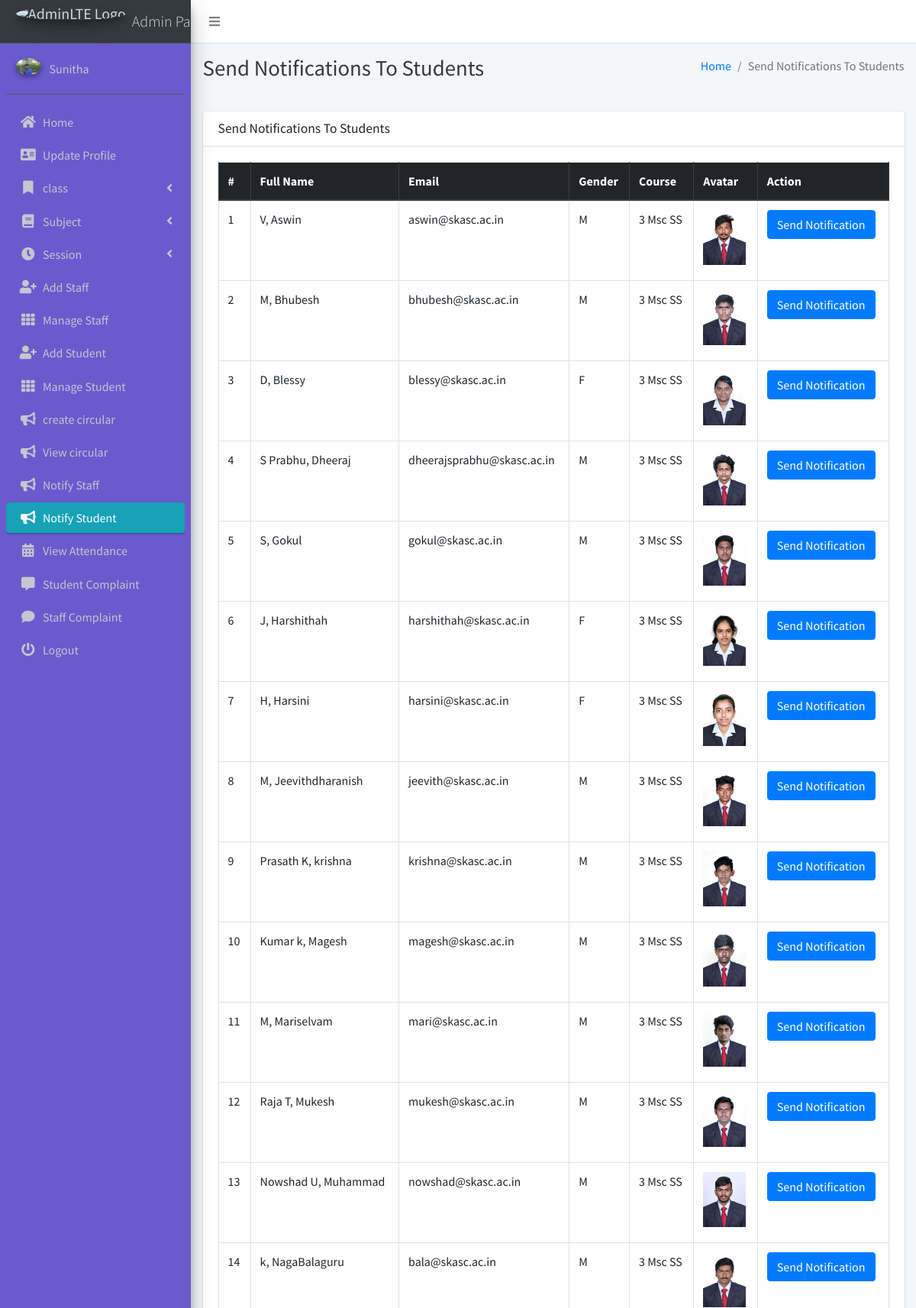
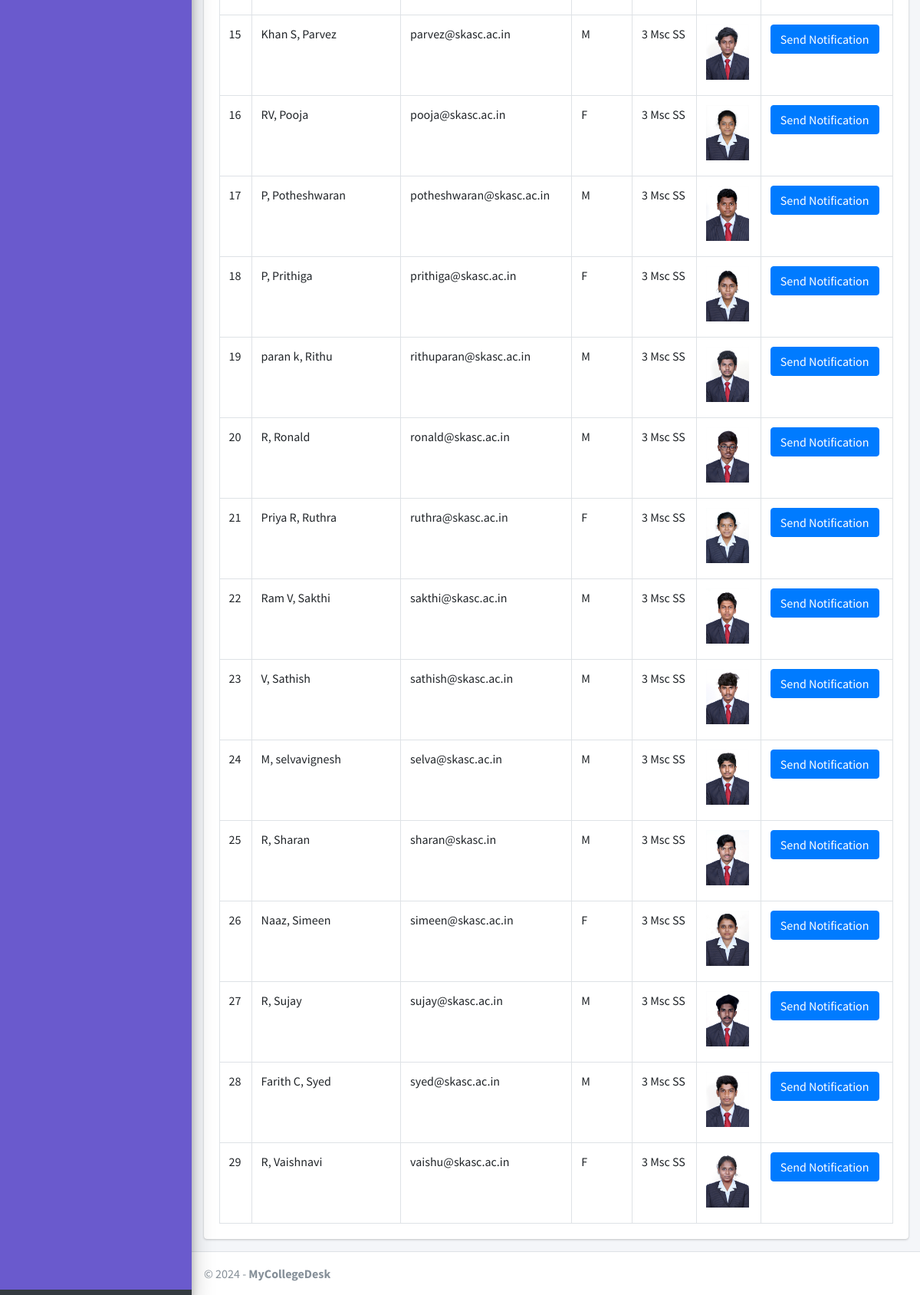
Screenshot of /admin_notify_student (signed in) with the database file from the repository (2 pictures, top to bottom).
### main_app/models.py (models this page shows, shortened)
class CustomUser(AbstractUser):
    USER_TYPE = ((1, "HOD"), (2, "Staff"), (3, "Student"))
    GENDER = [("M", "Male"), ("F", "Female")]
    username = None  # Removed username, using email instead
    email = models.EmailField(unique=True)
    user_type = models.CharField(default=1, choices=USER_TYPE, max_length=1)
    gender = models.CharField(max_length=1, choices=GENDER)
    profile_pic = models.ImageField()
    address = models.TextField()
    fcm_token = models.TextField(default="")  # For firebase notifications
    created_at = models.DateTimeField(auto_now_add=True)
    updated_at = models.DateTimeField(auto_now=True)
    USERNAME_FIELD = "email"
    REQUIRED_FIELDS = []
    objects = CustomUserManager()

class Student(models.Model):
    admin = models.OneToOneField(CustomUser, on_delete=models.CASCADE)
    course = models.ForeignKey(Course, on_delete=models.DO_NOTHING, null=True, blank=False)
    session = models.ForeignKey(Session, on_delete=models.DO_NOTHING, null=True)

class Course(models.Model):
    name = models.CharField(max_length=120)
    created_at = models.DateTimeField(auto_now_add=True)
    updated_at = models.DateTimeField(auto_now=True)

### main_app/hod_views.py (the view)
# urls.py: path("admin_notify_student", hod_views.admin_notify_student,
def admin_notify_student(request):
    student = CustomUser.objects.filter(user_type=3)
    context = {
        'page_title': "Send Notifications To Students",
        'students': student
    }
    return render(request, "hod_template/student_notification.html", context)

### main_app/templates/hod_template/student_notification.html (shortened to what this page needs)
{% extends 'main_app/base.html' %}
{% load static %}
{% block page_title %}{{page_title}}{% endblock page_title %}
{% block content %}
<section class="content">
    <div class="container-fluid">
        <div class="row">
            <div class="col-md-12">
                <div class="card">
                    <div class="card-header">
                        <h3 class="card-title">{{page_title}}</h3>
                    </div>
                    <div class="card-body">
                        <table id="example2" class="table table-bordered table-hover">
                            <thead class="thead-dark">
                                <tr>
                                    <th>#</th>
                                    <th>Full Name</th>
                                    <th>Email</th>
                                    <th>Gender</th>
                                    <th>Course</th>
                                    <th>Avatar</th>
                                    <th>Action</th>
                                </tr>
                            </thead>
                            <tbody>
                                {% for student in students %}
                                <tr>
                                    <td>{{ forloop.counter }}</td>
                                    <td>{{student.last_name}}, {{student.first_name}}</td>
                                    <td>{{student.email}}</td>
                                    <td>{{student.gender}}</td>
                                    <td>{{student.student.course.name}}</td>
                                    <td>
                                        {% if student.profile_pic == ""  %}
                                        No Image
                                        {% else %}
                                        <img class="img img-fluid mb-2" height="56" width="56"
                                            src="{{student.profile_pic}}" alt="">
                                        {% endif %}
                                    </td>
                                    <td><button data-toggle = "modal" data-target = "#myModal"class="btn btn-primary show_notification" value="{{student.id}}">Send Notification</button>
                                    </td>
                                </tr>
                                {% endfor %}
                            </tbody>
                        </table>
                    </div>
                </div>
            </div>
        </div>
    </div>
</section>
{% endblock content %}

### main_app/templates/main_app/base.html (shortened to what this page needs)
{% load static %}
<!DOCTYPE html>
<html>
<head>
    <link rel="stylesheet" href="{% static 'plugins/fontawesome-free/css/all.min.css'%} ">
    <link rel="stylesheet" href="https://code.ionicframework.com/ionicons/2.0.1/css/ionicons.min.css">
    <link rel="stylesheet"
        href="{% static 'plugins/tempusdominus-bootstrap-4/css/tempusdominus-bootstrap-4.min.css'%} ">
    <link rel="stylesheet" href="{% static 'plugins/icheck-bootstrap/icheck-bootstrap.min.css'%} ">
    <link rel="stylesheet" href="{% static 'dist/css/adminlte.min.css'%} ">
    <link rel="stylesheet" href="{% static 'plugins/overlayScrollbars/css/OverlayScrollbars.min.css'%} ">
    <link rel="stylesheet" href="{% static 'plugins/daterangepicker/daterangepicker.css'%} ">
</head>
<body class="hold-transition sidebar-mini layout-fixed">
    <div class="wrapper">
        <nav class="main-header navbar navbar-expand navbar-white navbar-light">
            <ul class="navbar-nav">
                <li class="nav-item">
                    <a class="nav-link" data-widget="pushmenu" href="#"><i class="fas fa-bars"></i></a>
                </li>
            </ul>
        </nav>
        {% include "main_app/sidebar_template.html" with user=user %}
        <div class="content-wrapper">
            <div class="content-header">
                <div class="container-fluid">
                    <div class="row mb-2">
                        <div class="col-sm-6">
                            <h1 class="m-0 text-dark">{% block page_title %}{% endblock page_title %}</h1>
                        </div>
                        <div class="col-sm-6">
                            <ol class="breadcrumb float-sm-right">
                                <li class="breadcrumb-item"><a href="#">Home</a></li>
                                <li class="breadcrumb-item active">{{ page_title }}</li>
                            </ol>
                        </div>
                    </div>
                </div>
            </div>
<section class="content">
    <div class="container-fluid">
        <div class="row">
            <div class="col-md-12">
            </div></div></div></section>
            {% block content %}
            {% endblock content %}
        </div>
        {% include "main_app/footer.html" %}
    </div>
</body>
</html>

### main_app/templates/main_app/sidebar_template.html (shortened to what this page needs)
{% load static %}
<div class="image-container">
<aside class="main-sidebar sidebar-dark-info elevation-4">
    {% if request.user.user_type == '1' %}
    <a href="{% url 'admin_home' %}" class="brand-link">
        <img src="{% static 'dist/img/cmsl.png' %} " alt="AdminLTE Logo"
            class="brand-image img-circle elevation-3" >
        <span class="brand-text font-weight-light">Admin Panel</span>
    </a>
    <div class="sidebar">
        <div class="user-panel mt-3 pb-3 mb-3 d-flex">
            <div class="image">
                <img src="{{ request.user.profile_pic}}" class="img-circle elevation-2" alt="User Image">
            </div>
            <div class="info">
                <a href="#" class="d-block">{{user.first_name}}</a>
            </div>
        </div>
        <nav class="mt-2">
            <ul class="nav nav-pills nav-sidebar flex-column" data-widget="treeview" role="menu" data-accordion="false">
                <li class="nav-item">
                    {% url 'admin_home' as admin_home %}
                    <a href="{{admin_home}}" class="nav-link {% if admin_home == request.path %} active {% endif %}">
                        <i class="nav-icon fas fa-home"></i>
                        <p>
                            Home
                        </p>
                    </a>
                </li>
                <li class="nav-item">
                    {% url 'admin_view_profile' as admin_view_profile %}
                    <a href="{{admin_view_profile}}"
                        class="nav-link {% if admin_view_profile == request.path %} active {% endif %}">
                        <i class="nav-icon fas fa-address-card"></i>
                        <p>
                            Update Profile
                        </p>
                    </a>
                </li>
                <li class="nav-item has-treeview">
                    <a href="#" class="nav-link">
                        <i class="nav-icon fas fa-bookmark"></i>
                        <p>
                            class
                            <i class="fas fa-angle-left right"></i>
                        </p>
                    </a>
                </li>
                <li class="nav-item has-treeview">
                    <a href="#" class="nav-link">
                        <i class="nav-icon fas fa-book"></i>
                        <p>
                            Subject
                            <i class="fas fa-angle-left right"></i>
                        </p>
                    </a>
                </li>
                <li class="nav-item has-treeview">
                    <a href="#" class="nav-link">
                        <i class="nav-icon fas fa-clock"></i>
                        <p>
                            Session
                            <i class="fas fa-angle-left right"></i>
                        </p>
                    </a>
                </li>
                <li class="nav-item">
                    {% url 'add_staff' as add_staff %}
                    <a href="{{add_staff}}" class="nav-link {% if add_staff == request.path %} active {% endif %}">
                        <i class="nav-icon fas fa-user-plus"></i>
                        <p>
                            Add Staff
                        </p>
                    </a>
                </li>
                <li class="nav-item">
                    {% url 'manage_staff' as manage_staff %}
                    {% url 'edit_staff' staff_id as edit_staff %}
                    <a href="{{manage_staff}}"
                        class="nav-link {% if manage_staff == request.path or request.path == edit_staff %} active {% endif %}">
                        <i class="nav-icon fas fa-th"></i>
                        <p>
                            Manage Staff
                        </p>
                    </a>
                </li>
                <li class="nav-item">
                    {% url 'add_student' as add_student%}
                    <a href="{{add_student}}" class="nav-link  {% if add_student == request.path %} active {% endif %}">
                        <i class="nav-icon fas fa-user-plus"></i>
                        <p>
                            Add Student
                        </p>
                    </a>
                </li>
                <li class="nav-item">
                    {% url 'manage_student' as manage_student %}
                    {% url 'edit_student' student_id as edit_student %}
                    <a href="{{manage_student}}"
                        class="nav-link  {% if edit_student == request.path or manage_student == request.path %} active {% endif %}">
                        <i class="nav-icon fas fa-th"></i>
                        <p>
                            Manage Student
                        </p>
                    </a>
                </li>
                <li class="nav-item">
                    {% url 'Send_circular' as Send_circular %}
                    <a href="{{Send_circular}}"
                        class="nav-link {% if Send_circular == request.path %} active {% endif %}">
                        <i class="nav-icon fas fa-bullhorn"></i>
                        <p>
                           create circular
                        </p>
                    </a>
                </li>
                <li class="nav-item">
                    {% url 'view_circular' as view_circular %}
                    <a href="{{view_circular}}"
                        class="nav-link {% if view_circular == request.path %} active {% endif %}">
                        <i class="nav-icon fas fa-bullhorn"></i>
                        <p>
                           View circular
                        </p>
                    </a>
                </li>
                <li class="nav-item">
                    {% url 'admin_notify_staff' as admin_notify_staff %}
                    <a href="{{admin_notify_staff}}"
                        class="nav-link {% if admin_notify_staff == request.path %} active {% endif %}">
                        <i class="nav-icon fas fa-bullhorn"></i>
                        <p>
                            Notify Staff
                        </p>
                    </a>
                </li>
                <li class="nav-item">
                    {% url 'admin_notify_student' as admin_notify_student %}
                    <a href="{{admin_notify_student}}"
                        class="nav-link {% if admin_notify_student == request.path %} active {% endif %}">
                        <i class="nav-icon fas fa-bullhorn"></i>
                        <p>
                            Notify Student
                        </p>
                    </a>
                </li>
                <li class="nav-item">
                    {% url 'admin_view_attendance' as admin_view_attendance %}
                <li class="nav-item">
                    <a href="{{admin_view_attendance}}"
                        class="nav-link  {% if admin_view_attendance == request.path %} active {% endif %}">
                        <i class="nav-icon fas fa-calendar-alt"></i>
                        <p>
                            View Attendance
                        </p>
                    </a>
                </li>
                <li class="nav-item">
                    {% url 'student_feedback_message' as student_feedback_message %}
                    <a href="{{ student_feedback_message }}"
                        class="nav-link  {% if student_feedback_message == request.path %} active {% endif %}">
                        <i class="nav-icon fas fa-comment-alt"></i>
                        <p>
                            Student Complaint
                        </p>
                    </a>
                </li>
                <li class="nav-item">
                    {% url 'staff_feedback_message' as staff_feedback_message %}
                    <a href="{{staff_feedback_message}}"
                        class="nav-link   {% if staff_feedback_message == request.path %} active {% endif %}">
                        <i class="nav-icon fas fa-comment"></i>
                        <p>
                            Staff Complaint
                        </p>
                    </a>
                </li>
                                        {% endif %}
                                        <li class="nav-item">
                                            <a href="{% url 'user_logout' %}"
                                                onclick="return confirm('Your session would be terminated.\n\nProceed?')"
                                                class="nav-link">
                                                <i class="nav-icon fas fa-power-off"></i>
                                                <p>
                                                    Logout
                                                </p>
                                            </a>
                                        </li>
                                    </ul>
                                </nav>
                            </div>
</aside>
</div>

### main_app/templates/main_app/footer.html (shortened to what this page needs)
<footer class="main-footer">
    &copy; {% now "Y" %} - <strong>MyCollegeDesk</strong>
</footer>

### main_app/templates/main_app/sidebar_template.html (style rules this page uses)
.sidebar { background-color: slateblue; }

### rows the page displays
CustomUser: user.profile_pic (picture), first_name "Sunitha"
CustomUser: last_name "V", first_name "Aswin", email "aswin@skasc.ac.in", gender "M", student.course.name "3 Msc SS", profile_pic (picture)
CustomUser: last_name "M", first_name "Bhubesh", email "bhubesh@skasc.ac.in", gender "M", student.course.name "3 Msc SS", profile_pic (picture)
CustomUser: last_name "D", first_name "Blessy", email "blessy@skasc.ac.in", gender "F", student.course.name "3 Msc SS", profile_pic (picture)
CustomUser: last_name "S Prabhu", first_name "Dheeraj", email "dheerajsprabhu@skasc.ac.in", gender "M", student.course.name "3 Msc SS", profile_pic (picture)
CustomUser: last_name "S", first_name "Gokul", email "gokul@skasc.ac.in", gender "M", student.course.name "3 Msc SS", profile_pic (picture)
CustomUser: last_name "J", first_name "Harshithah", email "harshithah@skasc.ac.in", gender "F", student.course.name "3 Msc SS", profile_pic (picture)
CustomUser: last_name "H", first_name "Harsini", email "harsini@skasc.ac.in", gender "F", student.course.name "3 Msc SS", profile_pic (picture)
CustomUser: last_name "M", first_name "Jeevithdharanish", email "jeevith@skasc.ac.in", gender "M", student.course.name "3 Msc SS", profile_pic (picture)
CustomUser: last_name "Prasath K", first_name "krishna", email "krishna@skasc.ac.in", gender "M", student.course.name "3 Msc SS", profile_pic (picture)
CustomUser: last_name "Kumar k", first_name "Magesh", email "magesh@skasc.ac.in", gender "M", student.course.name "3 Msc SS", profile_pic (picture)
CustomUser: last_name "M", first_name "Mariselvam", email "mari@skasc.ac.in", gender "M", student.course.name "3 Msc SS", profile_pic (picture)
CustomUser: last_name "Raja T", first_name "Mukesh", email "mukesh@skasc.ac.in", gender "M", student.course.name "3 Msc SS", profile_pic (picture)
CustomUser: last_name "Nowshad U", first_name "Muhammad", email "nowshad@skasc.ac.in", gender "M", student.course.name "3 Msc SS", profile_pic (picture)
CustomUser: last_name "k", first_name "NagaBalaguru", email "bala@skasc.ac.in", gender "M", student.course.name "3 Msc SS", profile_pic (picture)
CustomUser: last_name "Khan S", first_name "Parvez", email "parvez@skasc.ac.in", gender "M", student.course.name "3 Msc SS", profile_pic (picture)
CustomUser: last_name "RV", first_name "Pooja", email "pooja@skasc.ac.in", gender "F", student.course.name "3 Msc SS", profile_pic (picture)
CustomUser: last_name "P", first_name "Potheshwaran", email "potheshwaran@skasc.ac.in", gender "M", student.course.name "3 Msc SS", profile_pic (picture)
CustomUser: last_name "P", first_name "Prithiga", email "prithiga@skasc.ac.in", gender "F", student.course.name "3 Msc SS", profile_pic (picture)
CustomUser: last_name "paran k", first_name "Rithu", email "rithuparan@skasc.ac.in", gender "M", student.course.name "3 Msc SS", profile_pic (picture)
CustomUser: last_name "R", first_name "Ronald", email "ronald@skasc.ac.in", gender "M", student.course.name "3 Msc SS", profile_pic (picture)
CustomUser: last_name "Priya R", first_name "Ruthra", email "ruthra@skasc.ac.in", gender "F", student.course.name "3 Msc SS", profile_pic (picture)
CustomUser: last_name "Ram V", first_name "Sakthi", email "sakthi@skasc.ac.in", gender "M", student.course.name "3 Msc SS", profile_pic (picture)
CustomUser: last_name "V", first_name "Sathish", email "sathish@skasc.ac.in", gender "M", student.course.name "3 Msc SS", profile_pic (picture)
CustomUser: last_name "M", first_name "selvavignesh", email "selva@skasc.ac.in", gender "M", student.course.name "3 Msc SS", profile_pic (picture)
CustomUser: last_name "R", first_name "Sharan", email "sharan@skasc.in", gender "M", student.course.name "3 Msc SS", profile_pic (picture)
CustomUser: last_name "Naaz", first_name "Simeen", email "simeen@skasc.ac.in", gender "F", student.course.name "3 Msc SS", profile_pic (picture)
CustomUser: last_name "R", first_name "Sujay", email "sujay@skasc.ac.in", gender "M", student.course.name "3 Msc SS", profile_pic (picture)
CustomUser: last_name "Farith C", first_name "Syed", email "syed@skasc.ac.in", gender "M", student.course.name "3 Msc SS", profile_pic (picture)
CustomUser: last_name "R", first_name "Vaishnavi", email "vaishu@skasc.ac.in", gender "F", student.course.name "3 Msc SS", profile_pic (picture)

### other values shown
{{ page_title }} "Send Notifications To Students"
